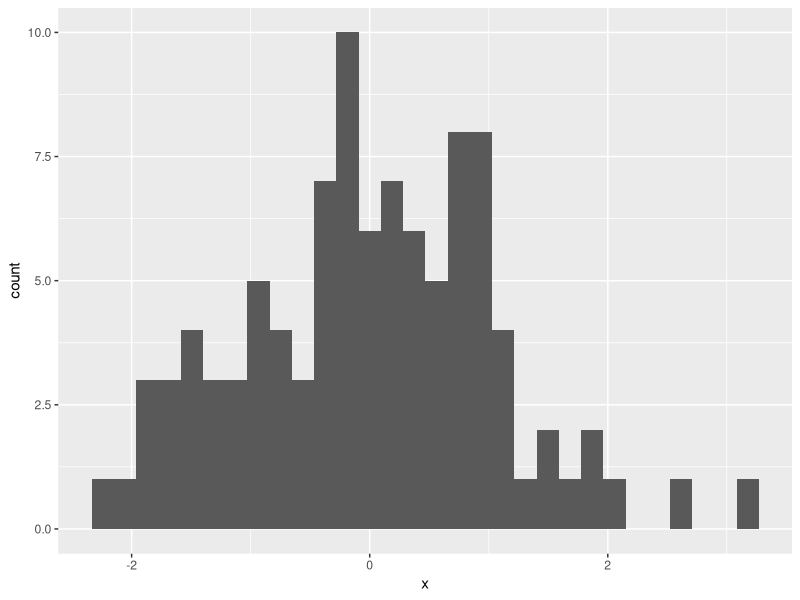
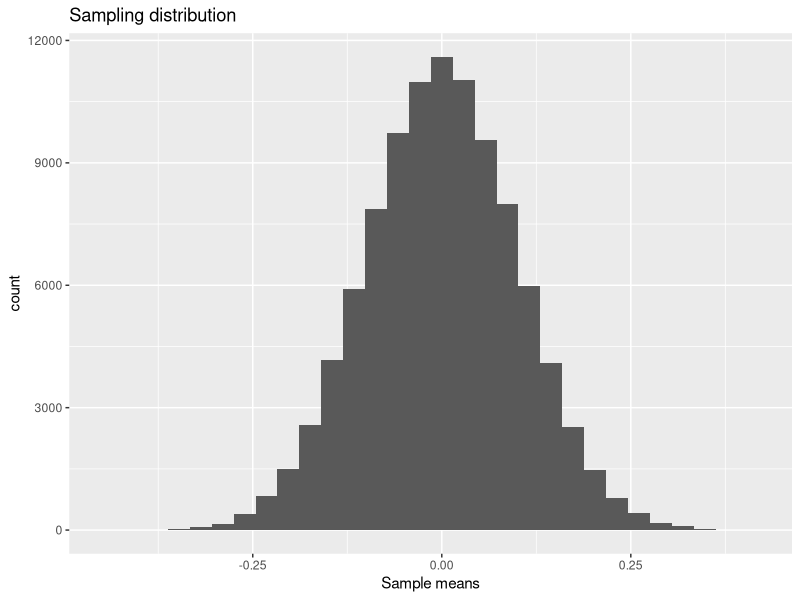
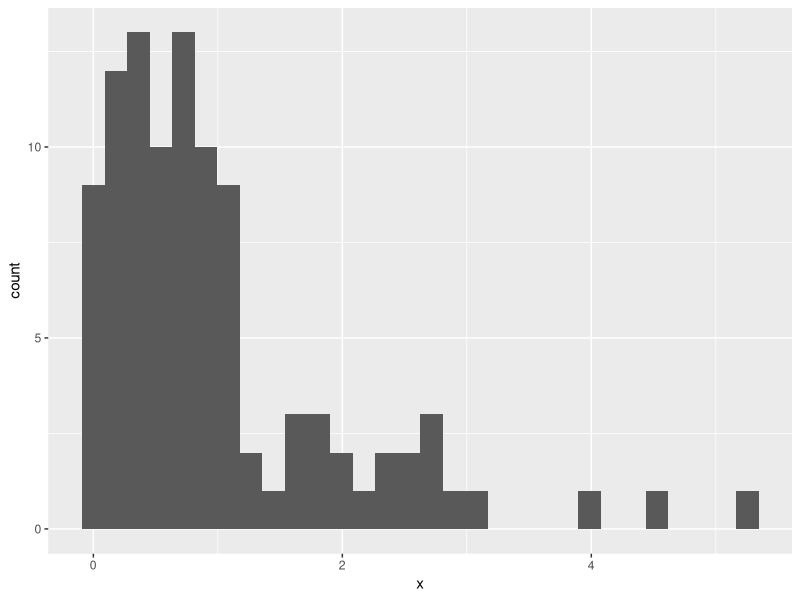
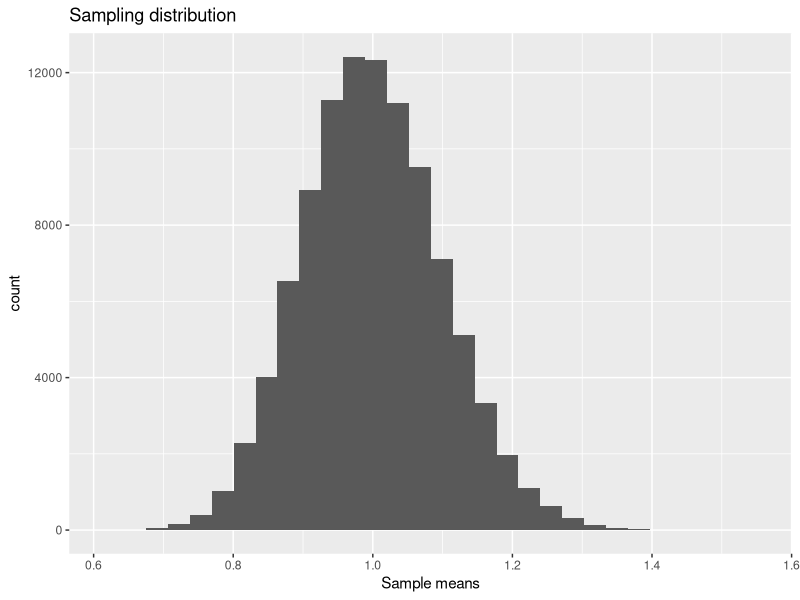

These figures' R source, in order:
## ---- chunk 1
library(tidyverse)
library(knitr)
library(kableExtra)
knitr::opts_chunk$set(echo = TRUE,warning=FALSE,message=FALSE)
## ---- chunk 2
x = rnorm(n=100, mean=0, sd=1)
mean(x)
ggplot(data.frame(x),aes(x)) + geom_histogram() 
# note: to plot the vector with ggplot, we convert x to a data.frame first
## ---- chunk 3
R = 100000
xbar = double(R)
for(r in 1:R){
    x = rnorm(n=100, mean=0, sd=1) # generate new sample 
    xbar[r] = mean(x)              # calculate mean and ad it in vector xbar  
}
ggplot(data.frame(xbar),aes(xbar),xtitle="mean in sample") + 
  geom_histogram(title="Sampling distribution") +
  ggtitle("Sampling distribution") +
  xlab("Sample means")
## ---- chunk 4
mean(xbar)
var(xbar)
## ---- chunk 5
x = rexp(n=100, rate=1) # take draws
ggplot(data.frame(x),aes(x)) + geom_histogram() 
## ---- chunk 6
R = 100000
xbar = double(R)
for(r in 1:R){
  x = rexp(n=100, rate=1)
  xbar[r] = mean(x)
}
ggplot(data.frame(xbar),aes(xbar),xtitle="mean in sample") + 
  geom_histogram(title="Sampling distribution") +
  ggtitle("Sampling distribution") +
  xlab("Sample means")
## ---- chunk 7
mean(xbar)
var(xbar)
